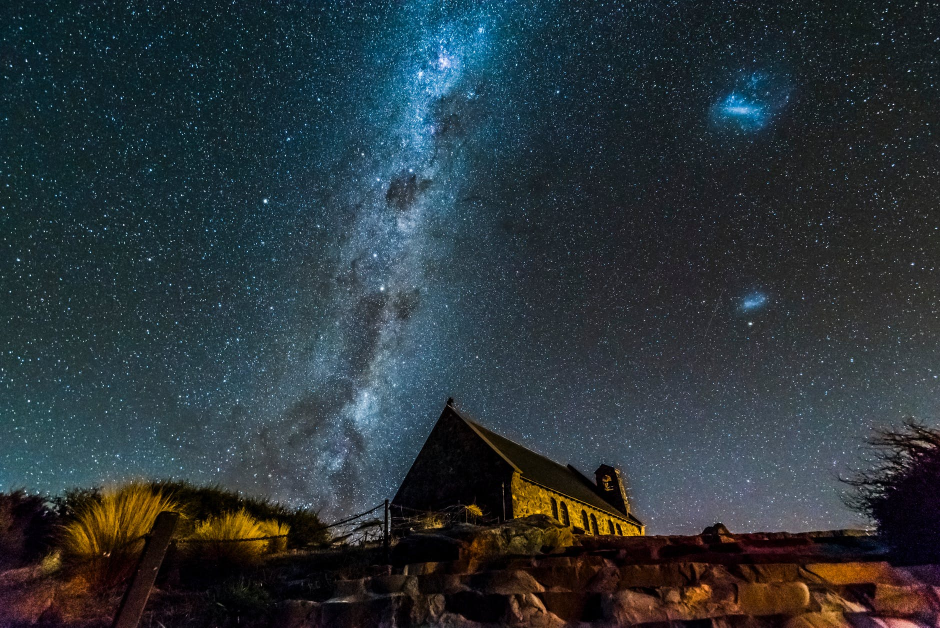
#> input picture LABORATORIOS/2. Conversión entre formatos/media/constelacion.jpeg, 1880 x 1255 px (shown at 1/2 size)
$ jupyter execute modos_colores.ipynb
#> lines starting #> are read from the running program, lines starting #| are printed output that depends on the picture
[cell 1]
import cv2
import numpy as np

[cell 2]
img = cv2.imread("./media/constelacion.jpeg")
#> img is the input picture: shape (1255, 1880, 3); mean B, G, R 57.9, 52.6, 42.4
img1 = cv2.resize(img, (0, 0), fx=0.3, fy=0.3)
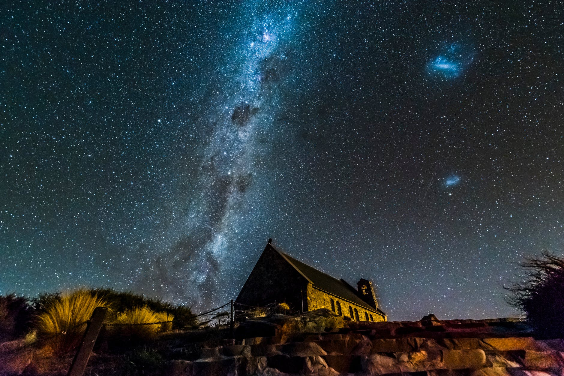
#> img1: shape (376, 564, 3); mean B, G, R 57.9, 52.6, 42.3
# BGR2LAB
'''
opencv
Altera el orden del modo de color RGB por BGR
Lo que implica que en el espacio:
B [0] es la primera capa
G [1] es la segunda capa
R [2] es la tercera capa
'''
imghsv = cv2.cvtColor(img1, cv2.COLOR_BGR2HSV)
#> imghsv: shape (376, 564, 3); mean H, S, V 91, 115.9, 64.2
h = img1[:,:, 0]
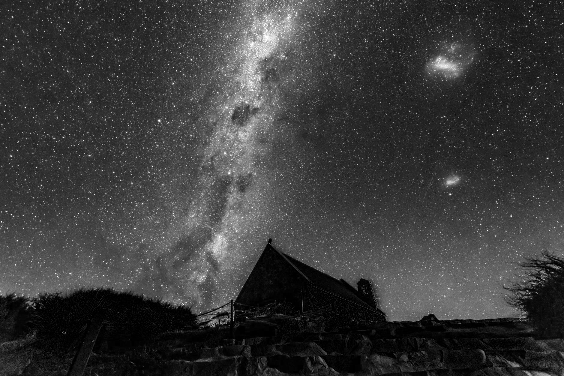
#> h: shape (376, 564); min 0, max 255, mean 57.9
s = img1[:,:, 1]
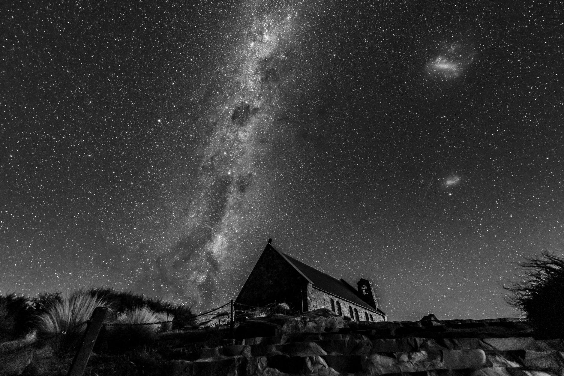
#> s: shape (376, 564); min 0, max 255, mean 52.6
v = img1[:,:, 2]
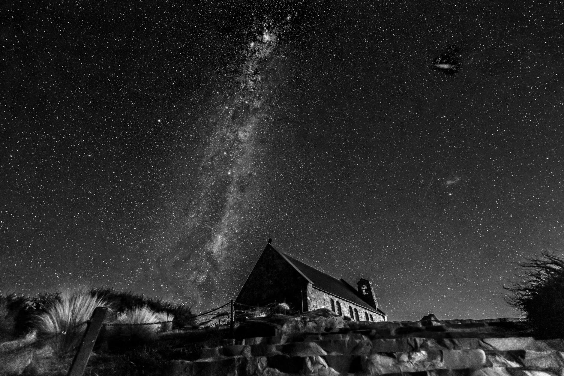
#> v: shape (376, 564); min 0, max 250, mean 42.3

cv2.imshow("Original", img1)
cv2.imshow("hsv", imghsv)
cv2.imshow("h", h)
cv2.imshow("s", s)
cv2.imshow("v", v)

cv2.waitKey(0)
cv2.destroyAllWindows()
